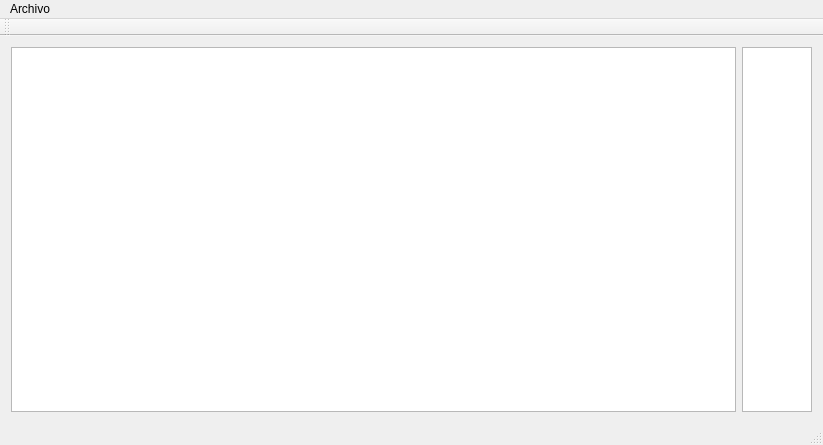
<?xml version="1.0" encoding="UTF-8"?>
<ui version="4.0">
 <class>MainWindow</class>
 <widget class="QMainWindow" name="MainWindow">
  <property name="geometry">
   <rect>
    <x>0</x>
    <y>0</y>
    <width>823</width>
    <height>445</height>
   </rect>
  </property>
  <property name="contextMenuPolicy">
   <enum>Qt::CustomContextMenu</enum>
  </property>
  <property name="windowTitle">
   <string>MainWindow</string>
  </property>
  <widget class="QWidget" name="centralWidget">
   <layout class="QGridLayout" name="gridLayout">
    <item row="0" column="0">
     <widget class="QTableView" name="tableView">
      <property name="contextMenuPolicy">
       <enum>Qt::CustomContextMenu</enum>
      </property>
      <property name="autoScrollMargin">
       <number>30</number>
      </property>
      <property name="editTriggers">
       <set>QAbstractItemView::NoEditTriggers</set>
      </property>
      <property name="gridStyle">
       <enum>Qt::DotLine</enum>
      </property>
      <attribute name="horizontalHeaderVisible">
       <bool>false</bool>
      </attribute>
      <attribute name="horizontalHeaderDefaultSectionSize">
       <number>35</number>
      </attribute>
      <attribute name="horizontalHeaderHighlightSections">
       <bool>false</bool>
      </attribute>
      <attribute name="horizontalHeaderMinimumSectionSize">
       <number>20</number>
      </attribute>
      <attribute name="verticalHeaderVisible">
       <bool>false</bool>
      </attribute>
      <attribute name="verticalHeaderDefaultSectionSize">
       <number>21</number>
      </attribute>
      <attribute name="verticalHeaderHighlightSections">
       <bool>false</bool>
      </attribute>
      <attribute name="verticalHeaderMinimumSectionSize">
       <number>20</number>
      </attribute>
     </widget>
    </item>
    <item row="0" column="1">
     <widget class="QListWidget" name="listWidget">
      <property name="minimumSize">
       <size>
        <width>70</width>
        <height>0</height>
       </size>
      </property>
      <property name="maximumSize">
       <size>
        <width>70</width>
        <height>16777215</height>
       </size>
      </property>
     </widget>
    </item>
   </layout>
  </widget>
  <widget class="QMenuBar" name="menuBar">
   <property name="geometry">
    <rect>
     <x>0</x>
     <y>0</y>
     <width>823</width>
     <height>21</height>
    </rect>
   </property>
   <widget class="QMenu" name="menuArchivo">
    <property name="title">
     <string>Archivo</string>
    </property>
    <addaction name="actionGuardar_obstaculos"/>
    <addaction name="actionCargar_obstaculos"/>
   </widget>
   <addaction name="menuArchivo"/>
  </widget>
  <widget class="QToolBar" name="mainToolBar">
   <attribute name="toolBarArea">
    <enum>TopToolBarArea</enum>
   </attribute>
   <attribute name="toolBarBreak">
    <bool>false</bool>
   </attribute>
  </widget>
  <widget class="QStatusBar" name="statusBar"/>
  <action name="actionGuardar_obstaculos">
   <property name="text">
    <string>Guardar obstaculos</string>
   </property>
  </action>
  <action name="actionCargar_obstaculos">
   <property name="text">
    <string>Cargar obstaculos</string>
   </property>
  </action>
 </widget>
 <layoutdefault spacing="6" margin="11"/>
 <resources/>
 <connections/>
</ui>
